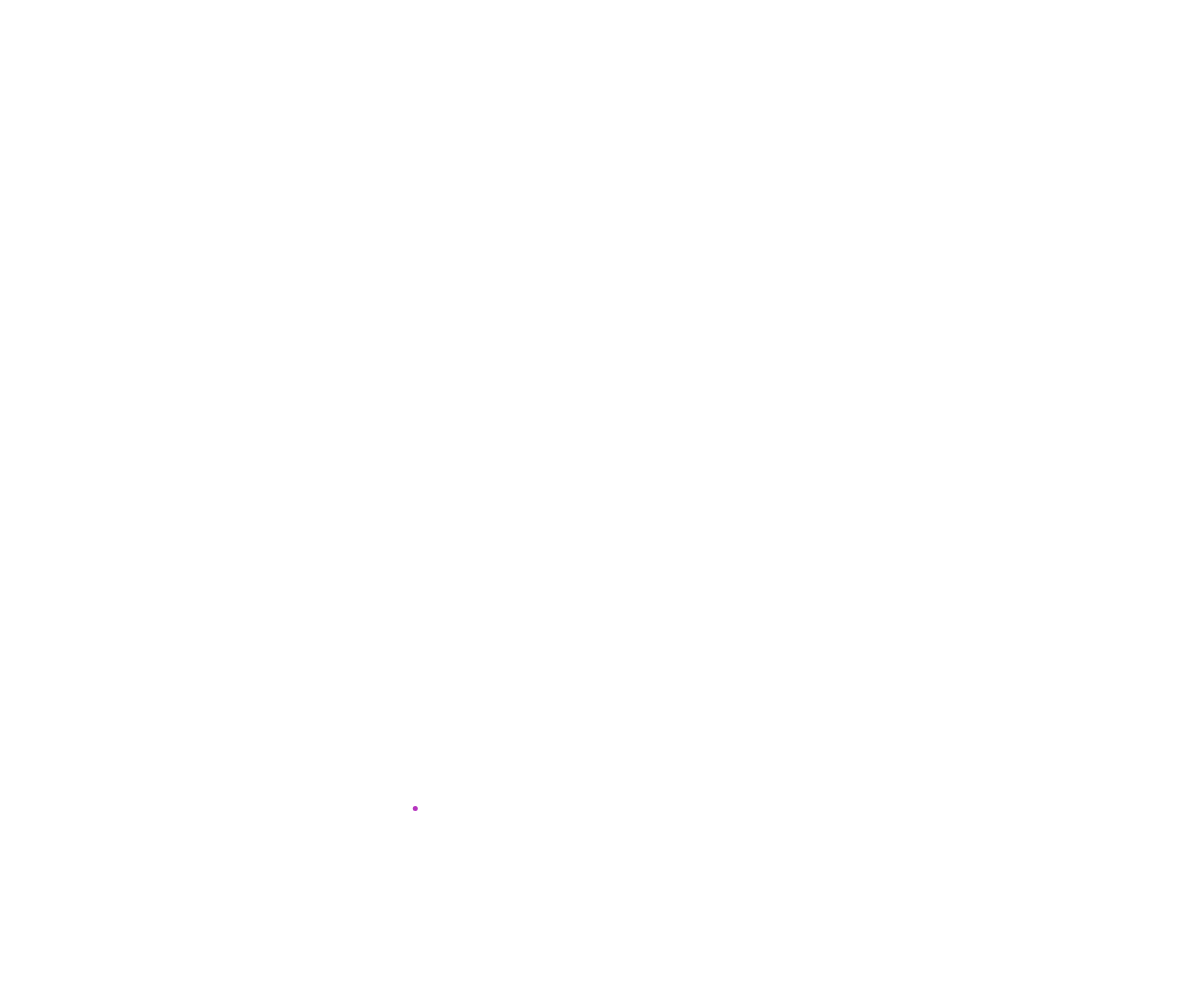
Frame 1 (no input)
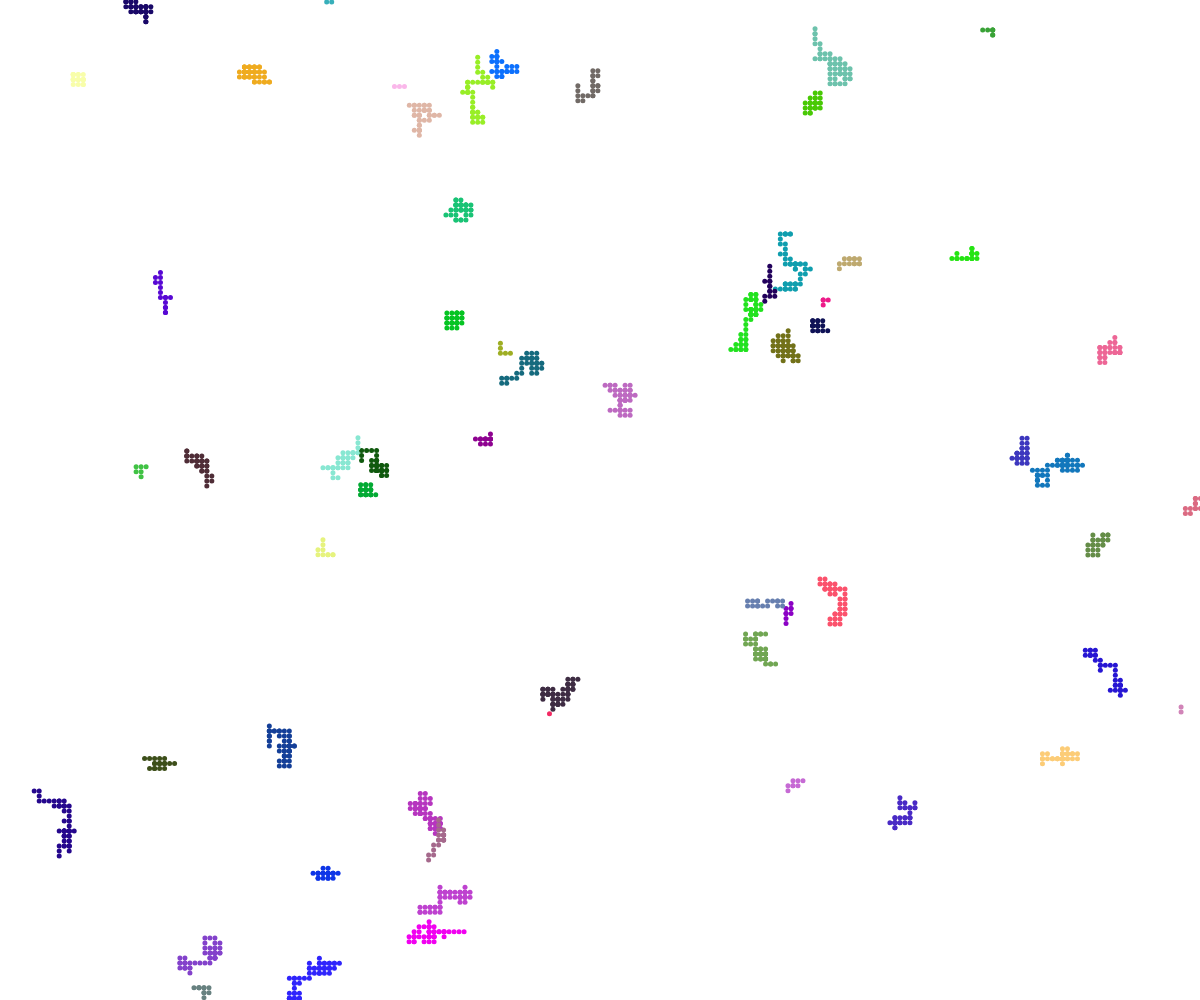
Frame 60 (no input)
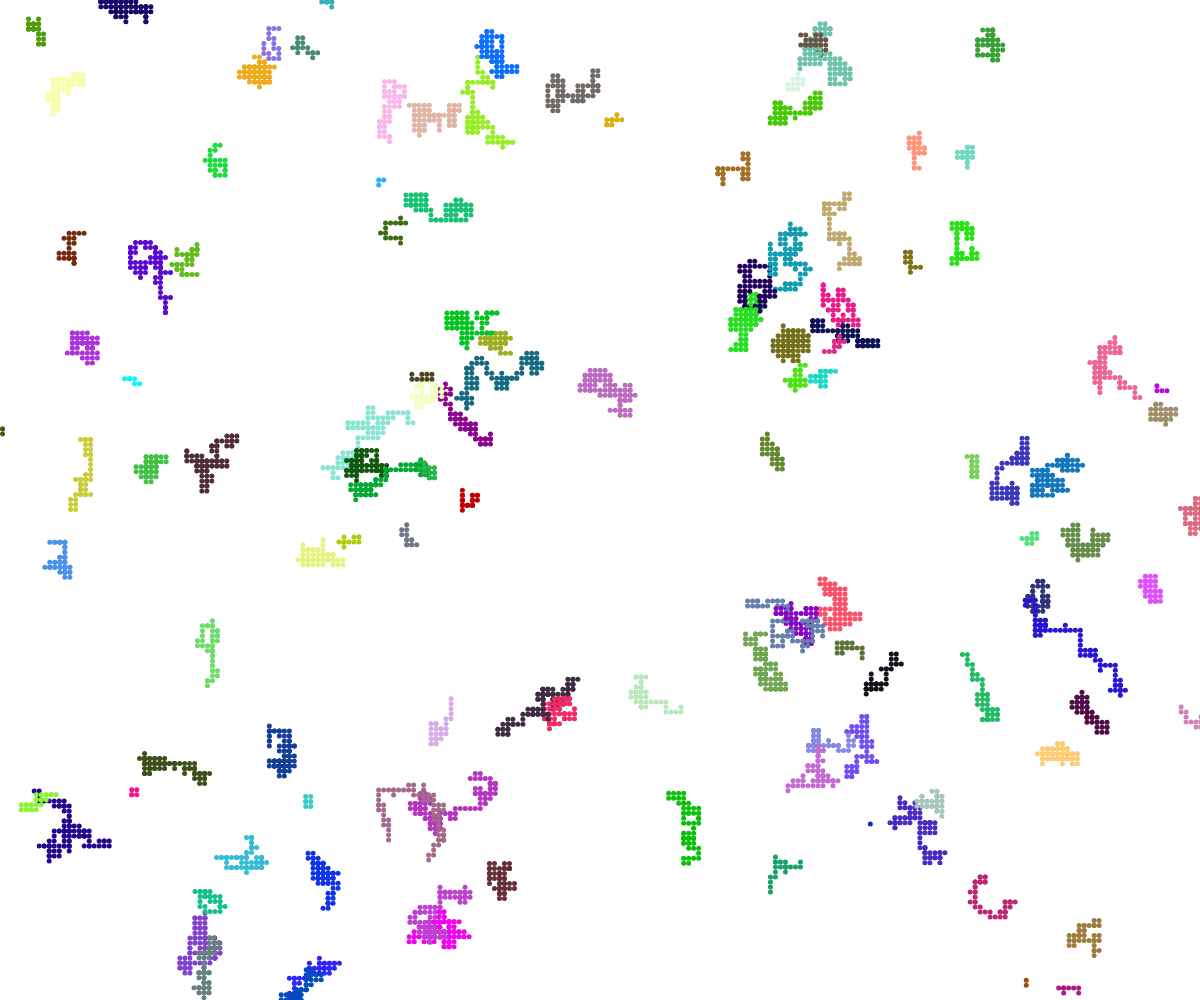
Frame 120 (the mouse pressed at the canvas centre since frame 60)

The p5.js sketch that drew these frames (run headless with seeded random() and noise() and a simulated clock; from frame 60 on, the mouse is pressed at the canvas centre):

// p5.js sketch
// ── sketch.js
// Walker OOP Demo

class Walker {

  constructor(x, y, theColor) {
    this.x = x;
    this.y = y;
    this.speed = 5;
    this.diameter = 5;
    this.color = theColor;
  }

  display() {
    fill(this.color);
    circle(this.x, this.y, this.diameter);
  }

  move() {
    let choice = random(100);
    if (choice < 25) {
      // up
      this.y -= this.speed;
    }
    else if (choice < 50) {
      // down
      this.y += this.speed;
    }
    else if (choice < 75) {
      // left
      this.x -= this.speed;
    }
    else  {
      // right
      this.x += this.speed;
    }
  }

}

// let newell;
// let theo;
let walkers = [];

async function setup() {
  createCanvas(windowWidth, windowHeight);
  // newell = new Walker(width/2, height/2, "red");
  // theo = new Walker(width/2, height/2, "blue");
  noStroke();
}

function draw() {
  // newell.move();
  // newell.display();

  // theo.display();
  // theo.move();
  let theColor = color(random(255), random(255), random(255));
  walkers.push(new Walker(random(0, width), random(0, height), theColor));
  for (let walker of walkers) {
    walker.move();
    walker.display();
  }
}
